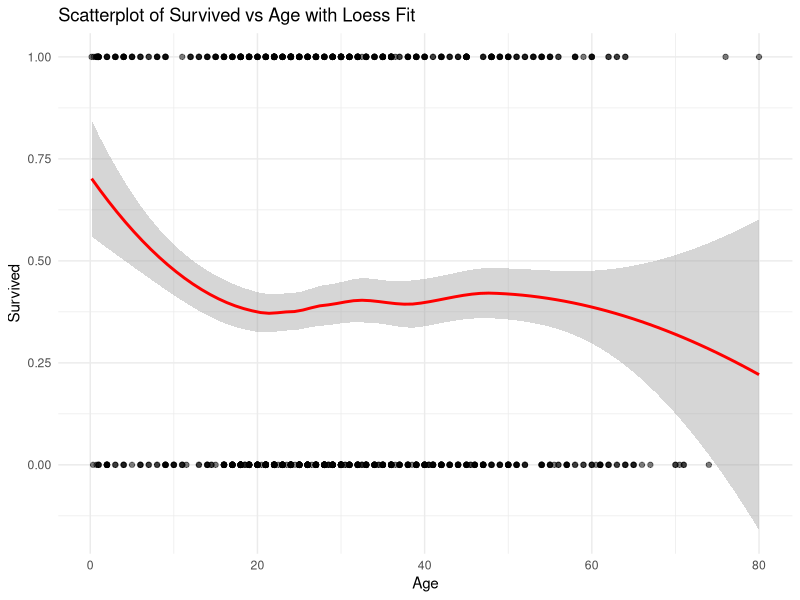

Write the R code that produced this figure.
#Installing the packages if needed
pkgs <- c("readxl","ggplot2","tidyr","dplyr", "broom")
options(repos = c(CRAN = "https://cloud.r-project.org"))
to_get <- pkgs[!pkgs %in% rownames(installed.packages())]
if (length(to_get)) install.packages(to_get, dependencies = TRUE)

library(readxl)
library(dplyr)
library(ggplot2)
library(broom)

setwd("C:/Users/cdahl/OneDrive - Aalborg Universitet/Undervisning/statistics/Medicinsk Statistik/Lecture 10 Logistic regression")
# Import the dataset
titanic_data <- read_excel("titanic-Full.xlsx")

############# Cross Tabulations ###########
# Create a cross-tabulation with totals
contingency_table <- addmargins(table(titanic_data$survived, titanic_data$sex))
print(contingency_table)

# Calculate expected values
chi_square_test <- chisq.test(table(titanic_data$survived, titanic_data$sex))
expected_values <- chi_square_test$expected
expected_table <- addmargins(expected_values)
print(expected_table)

# Perform the chi-square test
chi_square_test <- chisq.test(contingency_table)
print(chi_square_test)


######## Lowess scatter plot ##########
# Create the scatterplot with a loess fit
ggplot(titanic_data, aes(x = age, y = survived)) +
  geom_point(alpha = 0.5) +  # Add scatter points
  geom_smooth(method = "loess", span = 0.8, color = "red") +  # Add loess fit
  labs(title = "Scatterplot of Survived vs Age with Loess Fit", x = "Age", y = "Survived") +
  theme_minimal()


###### deining catagorical factors and reference catagories #########

# Convert 'survived' and 'sex' to factors if they are not already
titanic_data$survived <- as.factor(titanic_data$survived)
titanic_data$sex <- relevel(as.factor(titanic_data$sex), ref = "male")
titanic_data$pclass <- relevel(as.factor(titanic_data$pclass), ref = "3")
titanic_data$sibsp <- relevel(as.factor(titanic_data$sibsp), ref = "0")
titanic_data$parch <- relevel(as.factor(titanic_data$parch), ref = "0")
titanic_data$sibsp1 <- relevel(as.factor(titanic_data$sibsp1), ref = "0")
titanic_data$parch1 <- relevel(as.factor(titanic_data$parch1), ref = "0")

# Fit a simple logistic regression model
logistic_model <- glm(survived ~ sex, data = titanic_data, family = binomial)
summary(logistic_model)

# Get the odds ratio
odds_ratio <- exp(coef(logistic_model))
# Get the 95% confidence intervals for the odds ratio
conf_int <- exp(confint(logistic_model))
# Combine the results into a data frame
results <- data.frame(
  Term = names(odds_ratio),
  Odds_Ratio = odds_ratio,
  `2.5 %` = conf_int[, 1],
  `97.5 %` = conf_int[, 2])
print(results)


# Fit a simple logistic regression model
logistic_model <- glm(survived ~ pclass, data = titanic_data, family = binomial)
summary(logistic_model)

# Get the odds ratio
odds_ratio <- exp(coef(logistic_model))
# Get the 95% confidence intervals for the odds ratio
conf_int <- exp(confint(logistic_model))
# Combine the results into a data frame
results <- data.frame(
  Term = names(odds_ratio),
  Odds_Ratio = odds_ratio,
  `2.5 %` = conf_int[, 1],
  `97.5 %` = conf_int[, 2])
print(results)

# Fit a simple logistic regression model
logistic_model <- glm(survived ~ sibsp, data = titanic_data, family = binomial)
summary(logistic_model)

# Fit a simple logistic regression model
logistic_model <- glm(survived ~ parch, data = titanic_data, family = binomial)
summary(logistic_model)

# Fit a simple logistic regression model
logistic_model <- glm(survived ~ age, data = titanic_data, family = binomial)
summary(logistic_model)
# Get the odds ratio
odds_ratio <- exp(coef(logistic_model))
# Get the 95% confidence intervals for the odds ratio
conf_int <- exp(confint(logistic_model))
# Combine the results into a data frame
results <- data.frame(
  Term = names(odds_ratio),
  Odds_Ratio = odds_ratio,
  `2.5 %` = conf_int[, 1],
  `97.5 %` = conf_int[, 2])
print(results)

# Fit a simple logistic regression model
logistic_model <- glm(survived ~ age1 + age2 + age3, data = titanic_data, family = binomial)
summary(logistic_model)
# Get the odds ratio
odds_ratio <- exp(coef(logistic_model))
# Get the 95% confidence intervals for the odds ratio
conf_int <- exp(confint(logistic_model))
# Combine the results into a data frame
results <- data.frame(
  Term = names(odds_ratio),
  Odds_Ratio = odds_ratio,
  `2.5 %` = conf_int[, 1],
  `97.5 %` = conf_int[, 2])
print(results)



##### Multifactorical model #####

# Fit the logistic regression model
logistic_model <- glm(survived ~ sex * pclass + sibsp1 + parch1 + age1 +age2 + age3, 
                      data = titanic_data, family = binomial)
summary(logistic_model)

# Get the odds ratio
odds_ratio <- exp(coef(logistic_model))
# Get the 95% confidence intervals for the odds ratio
conf_int <- exp(confint(logistic_model))
# Combine the results into a data frame
results <- data.frame(
  Term = names(odds_ratio),
  Odds_Ratio = odds_ratio,
  `2.5 %` = conf_int[, 1],
  `97.5 %` = conf_int[, 2])
print(results)
